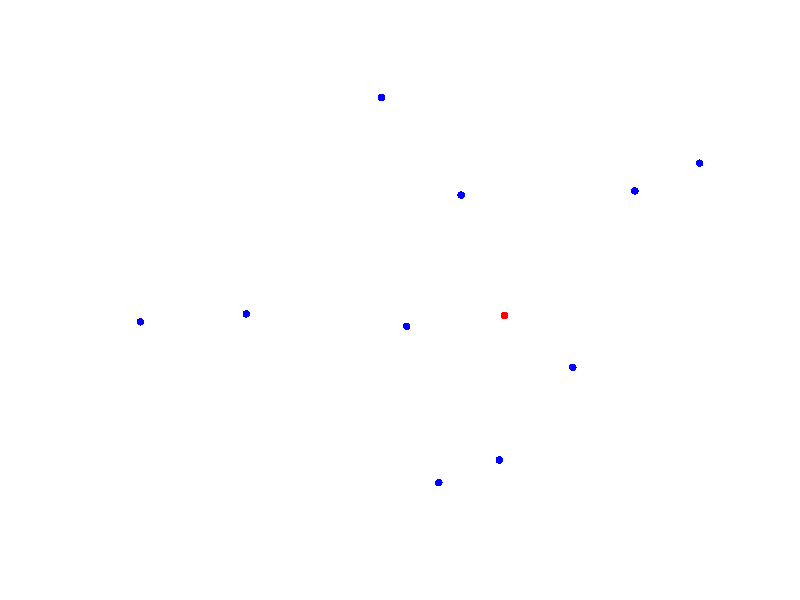
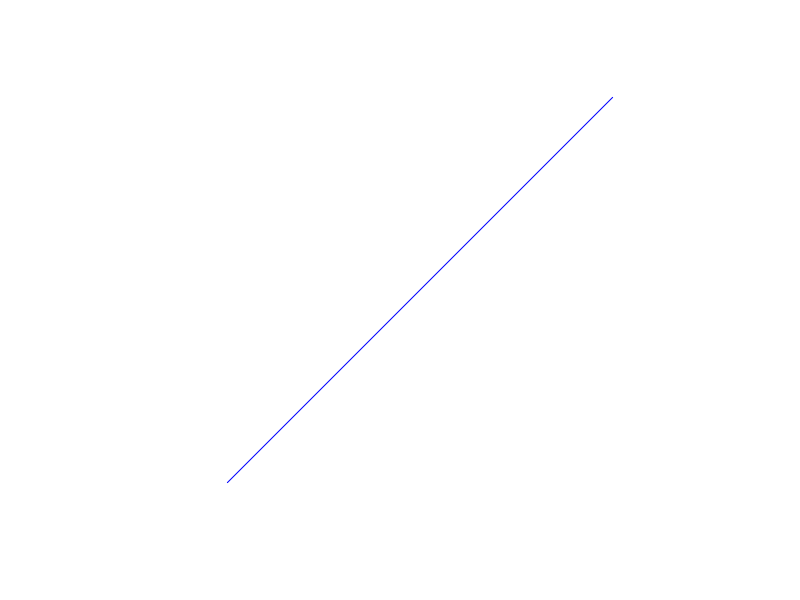
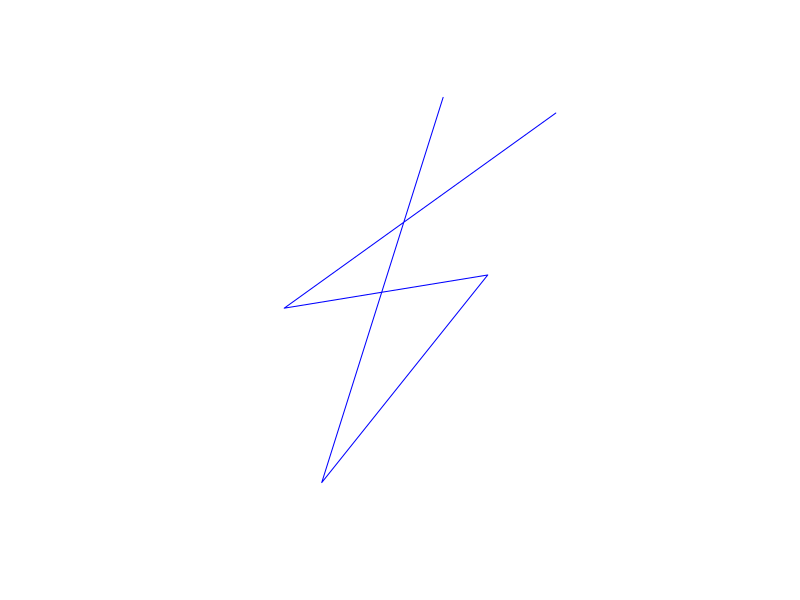
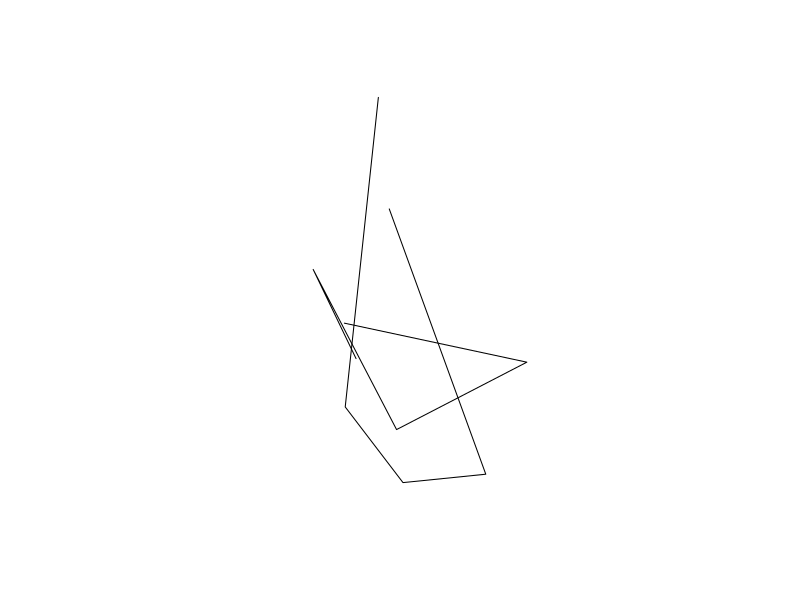
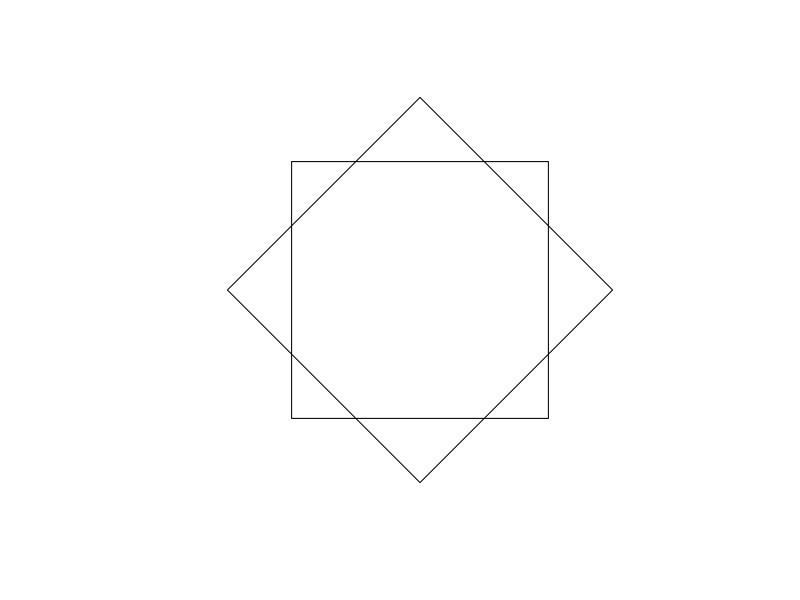
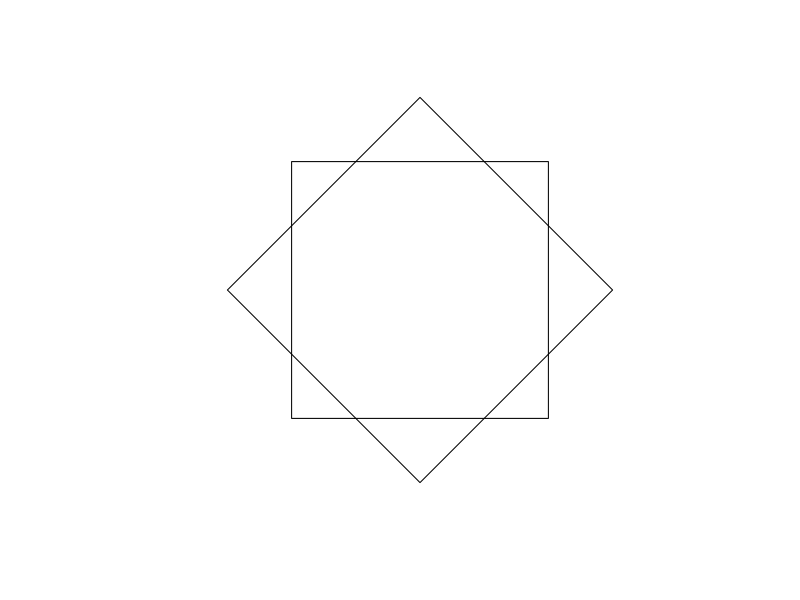
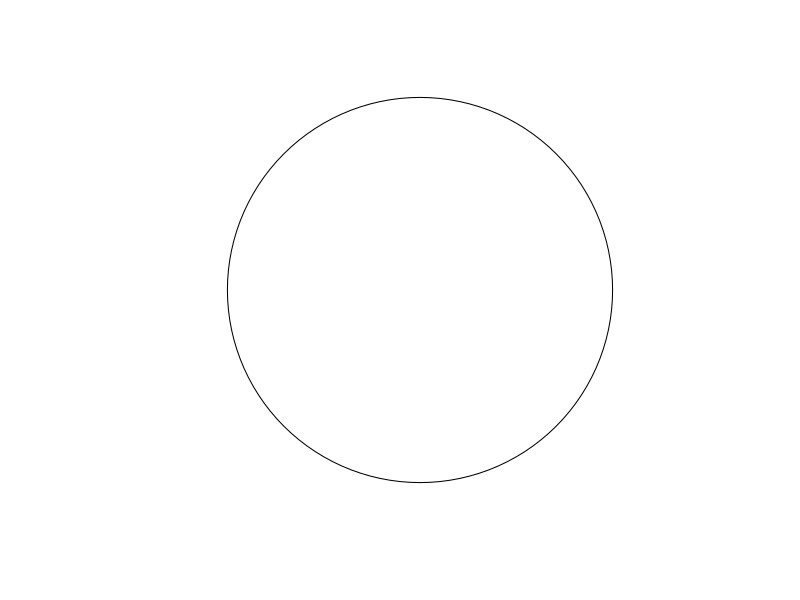
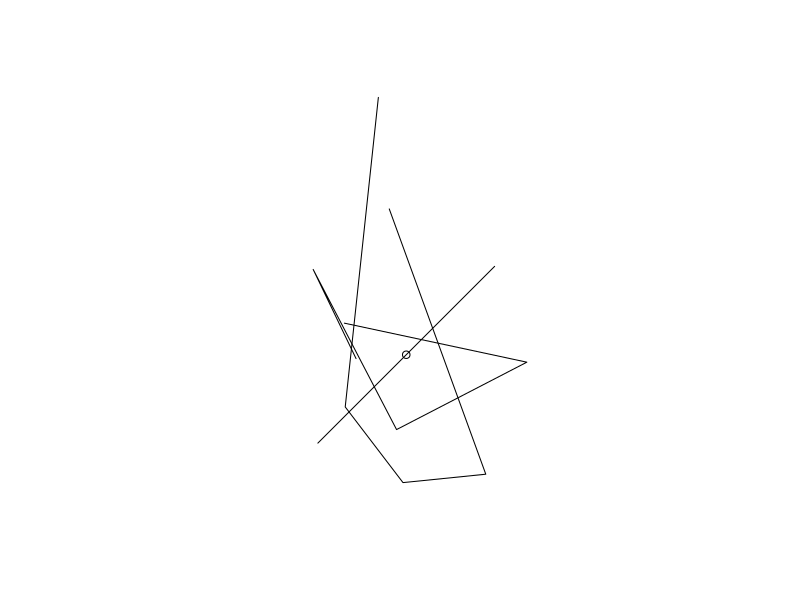

These figures' R source, in order: (Note: this script raises an error after producing the figures.)
## ---- chunk 1
knitr::opts_chunk$set(
  collapse = TRUE,
  comment = "#>"
)
## ---- chunk 2
library(sf)
library(ggplot2)
library(dplyr)
## ---- chunk 3
pt <- st_point(c(0,0))
loc <- matrix(rnorm(20), ncol = 2)
pts <-  st_multipoint(loc)
plot(pts,col = "blue", pch = 16)
plot(pt,col = "red", pch = 16, add = TRUE)
## ---- chunk 4
pts <- rbind(c(-1,-1),c(1,1))
ln <- st_linestring(pts)
plot(ln,col = "blue", pch = 16)
pts = matrix(rnorm(10), ncol = 2)
lns = st_linestring(pts)
plot(lns,col = "blue", pch = 16)
pts1 = matrix(rnorm(10), ncol = 2)
pts2 = matrix(rnorm(10), ncol = 2)
lns = st_multilinestring(list(pts1, pts2))
plot(lns)
## ---- chunk 5
box1 = rbind(c(-1,-1), c(1,-1), c(1,1), c(-1,1), c(-1,-1))
box2 = rbind(c(-1.5,0), c(0,1.5), c(1.5,0), c(0,-1.5), c(-1.5,0))

pl = st_polygon(list(box1, box2))
plot(pl)
pls = st_multipolygon(list(list(box1), list(box2)))
plot(pls)
## ---- chunk 6
circle <- st_buffer(st_point(c(0,0)),1)
plot(circle)
## ---- chunk 7
gc <- st_geometrycollection(list(pt, ln, lns))
plot(gc)
## ---- chunk 8
sfc <- st_sfc(pt, ln, lns)
sf <- st_sf(
  shape = c("point","line","multiline"),
  geom = sfc
  ) 
plot(sf)
ggplot()+
  geom_sf(data = sf)+
  theme_bw()
## ---- chunk 9
st_box1 = st_polygon(list(box1))
st_box2 = st_polygon(list(box2))

sf <- tibble::tribble(
  ~shape, ~geometry,
  "box1", st_box1,
  "box2", st_box2,
  ) %>%
  st_as_sf()
plot(sf)
## ---- chunk 10
l1 <- st_linestring(box1)
l2 <- st_linestring(box2)
pnts <- st_intersection(l1, l2)

plot(l2)
plot(l1, add = T)
plot(pnts, add = T, col = "red", pch = 21)
## ---- chunk 11
ml_sf = st_sf(geom = st_sfc(st_multilinestring(list(box1, box2)))) 
st_ch = st_convex_hull(ml_sf)
plot(st_ch,col = "red")
plot(ml_sf, add = T, col = "yellow")
## ---- chunk 12
st_bd <- st_boundary(st_ch)
plot(st_ch, col = "yellow")
plot(st_cast(st_bd,"POINT"),col = "red", add = T)
## ---- chunk 13
pl1 = st_polygon(list(box1))
pl2 = st_polygon(list(box2))
plot(st_union(pl1, pl2), col = "lightblue", main = "Union")
## ---- chunk 14
plot(st_intersection(pl1, pl2),col = "lightblue", main = "Intersection")
## ---- chunk 15
plot(st_difference(pl1, pl2),col = "lightblue", main = "Difference")
## ---- chunk 16
plot(st_sym_difference(pl1, pl2),col = "lightblue", main = "Symmetric Difference")
## ---- chunk 17
box = c(xmin = -1.2, ymin = -1.2, xmax = 1.2, ymax = 1.2)
plot(st_crop(sf, box),col = "lightblue", main = "Crop")
